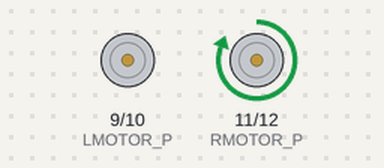
A sketch run on a simulated Arduino Uno, built with avr-gcc and run on an emulated ATmega328P. On the bench: motor-driver pin pairs drawn as motors (green arrow = first pin HIGH = forward, orange = second pin HIGH = backward, longer = more drive).

Above: at 1.0 s.
At 2.5 s:
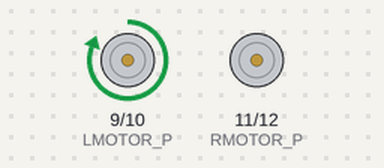
At 3.5 s:
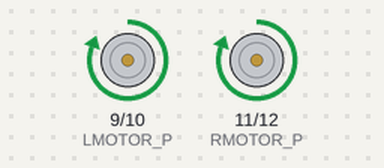
At 5.0 s:
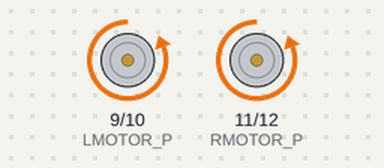
Timing chart, 0 to 7.8 s (numbered marks = the images above):
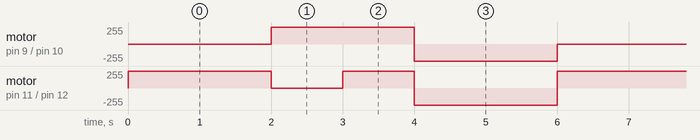

Measured:
- by itself, motor on pin 9 (LMOTOR_P) / pin 10 (LMOTOR_N): repeats every 6.0 s: backward 255/255 2.0 s, stopped 2.0 s, forward 255/255 2.0 s
- by itself, motor on pin 11 (RMOTOR_P) / pin 12 (RMOTOR_N): repeats every 6.0 s: stopped 1.0 s, forward 255/255 1.0 s, backward 255/255 2.0 s, forward 255/255 2.0 s

The sketch:

initial_sketch.ino
```cpp
#define LMOTOR_P 9
#define LMOTOR_N 10
#define RMOTOR_P 11
#define RMOTOR_N 12

class locomotion
{
  int locoState; //variable to store the locomotion state
  int pending1,pending2;
  unsigned long previousMillis;
  int act;

  public:
  locomotion()
  {
    locoState=0;
    previousMillis = 0;
    pending1=0;
    pending2=0;

  }

  void move_front()
  {
    unsigned long currentMillis = millis();

    if(locoState!=0 && (currentMillis-previousMillis) >= 1000 && act==1)
    {
      locoState=0;
      pending1=0;
      act=0;
      previousMillis = currentMillis;
      digitalWrite(LMOTOR_P,LOW);
      digitalWrite(LMOTOR_N,LOW);
      digitalWrite(RMOTOR_P,LOW);
      digitalWrite(RMOTOR_N,LOW);
    }
    else if(locoState==0 && (currentMillis-previousMillis)<1000 && act==0)
    {
      //previousMillis = currentMillis;
      locoState = 1;
      pending1=1;
      act=1;
      digitalWrite(LMOTOR_P,HIGH);
      digitalWrite(LMOTOR_N,LOW);
      digitalWrite(RMOTOR_P,HIGH);
      digitalWrite(RMOTOR_N,LOW);
    }
    else if(locoState!=0)
    {
      pending1=1;
    }
  }
  void move_back()
  {
    unsigned long currentMillis = millis();
    pending2=1;
    if(locoState!=0 && (currentMillis-previousMillis) >= 2000 && act==2)
    {
      locoState=0;
      pending2=0;
      act=0;
      previousMillis = currentMillis;
      digitalWrite(LMOTOR_P,LOW);
      digitalWrite(LMOTOR_N,LOW);
      digitalWrite(RMOTOR_P,LOW);
      digitalWrite(RMOTOR_N,LOW);
    }
    else if(locoState==0 && (currentMillis-previousMillis)<2000 && act==0)
    {
      //previousMillis = currentMillis;
      locoState = 1;
      pending2=1;
      act=2;
      digitalWrite(LMOTOR_P,LOW);
      digitalWrite(LMOTOR_N,HIGH);
      digitalWrite(RMOTOR_P,LOW);
      digitalWrite(RMOTOR_N,HIGH);
    }
    else if(locoState!=0)
    {
      pending2=1;
    }
  }
  void move_right()
  {
    unsigned long currentMillis = millis();
    //pending2=1;
    if(locoState!=0 && (currentMillis-previousMillis) >= 2000 && act==3)
    {
      locoState=0;
      pending2=0;
      act=0;
      previousMillis = currentMillis;
      digitalWrite(LMOTOR_P,LOW);
      digitalWrite(LMOTOR_N,LOW);
      digitalWrite(RMOTOR_P,LOW);
      digitalWrite(RMOTOR_N,LOW);
    }
    else if(locoState==0 && (currentMillis-previousMillis)<2000 && act==0)
    {
      //previousMillis = currentMillis;
      locoState = 1;
      //pending2=1;
      act=3;
      digitalWrite(LMOTOR_P,LOW);
      digitalWrite(LMOTOR_N,LOW);
      digitalWrite(RMOTOR_P,HIGH);
      digitalWrite(RMOTOR_N,LOW);
    }
    else if(locoState!=0)
    {
      pending2=1;
    }
  }
  void move_left()
  {
    unsigned long currentMillis = millis();
    //pending2=1;
    if(locoState!=0 && (currentMillis-previousMillis) >= 1000 && act==4)
    {
      locoState=0;
      pending2=0;
      act=0;
      previousMillis = currentMillis;
      digitalWrite(LMOTOR_P,LOW);
      digitalWrite(LMOTOR_N,LOW);
      digitalWrite(RMOTOR_P,LOW);
      digitalWrite(RMOTOR_N,LOW);
    }
    else if(locoState==0 && (currentMillis-previousMillis)<1000 && act==0)
    {
      //previousMillis = currentMillis;
      locoState = 1;
      //pending2=1;
      act=4;
      digitalWrite(LMOTOR_P,HIGH);
      digitalWrite(LMOTOR_N,LOW);
      digitalWrite(RMOTOR_P,LOW);
      digitalWrite(RMOTOR_N,LOW);
    }
    else if(locoState!=0)
    {
      pending2=1;
    }
  }


  void init()
  {
    pinMode(LMOTOR_P,OUTPUT);
    pinMode(LMOTOR_N,OUTPUT);
    pinMode(RMOTOR_N,OUTPUT);
    pinMode(RMOTOR_P,OUTPUT);

  }
};

locomotion loco;
void setup()
{
  loco.init();
}

void loop()
{
  loco.move_right();
  loco.move_left();

  loco.move_front();
  loco.move_back();


}
```
